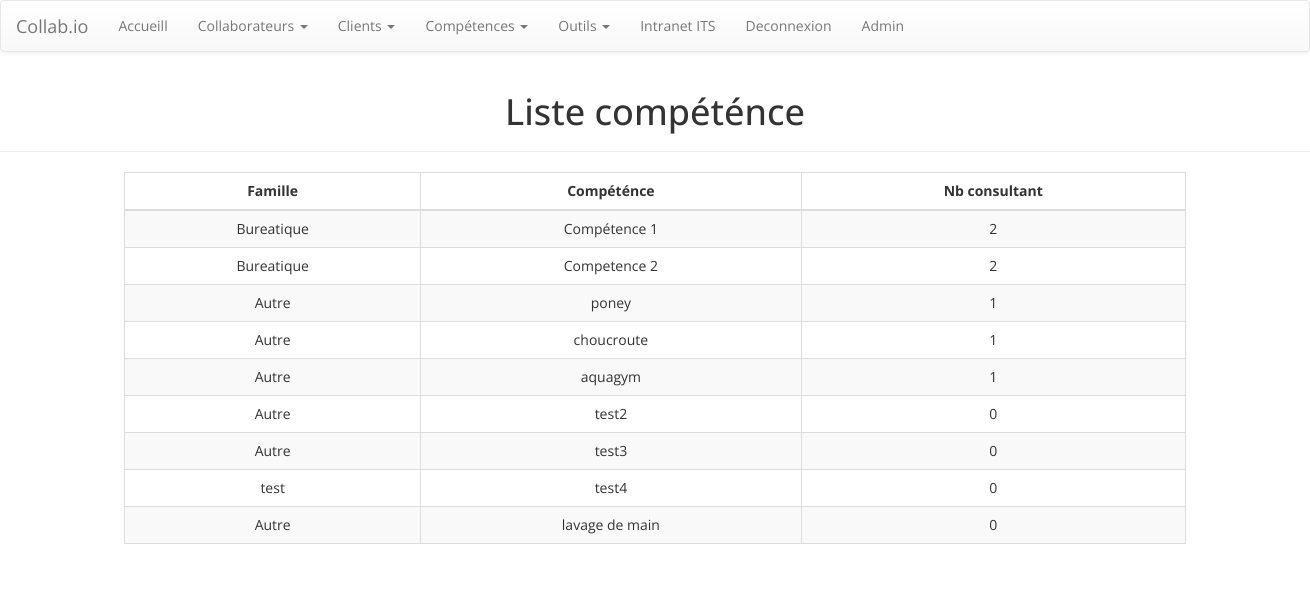
The page /competence/ (signed in) on the database as committed earlier.
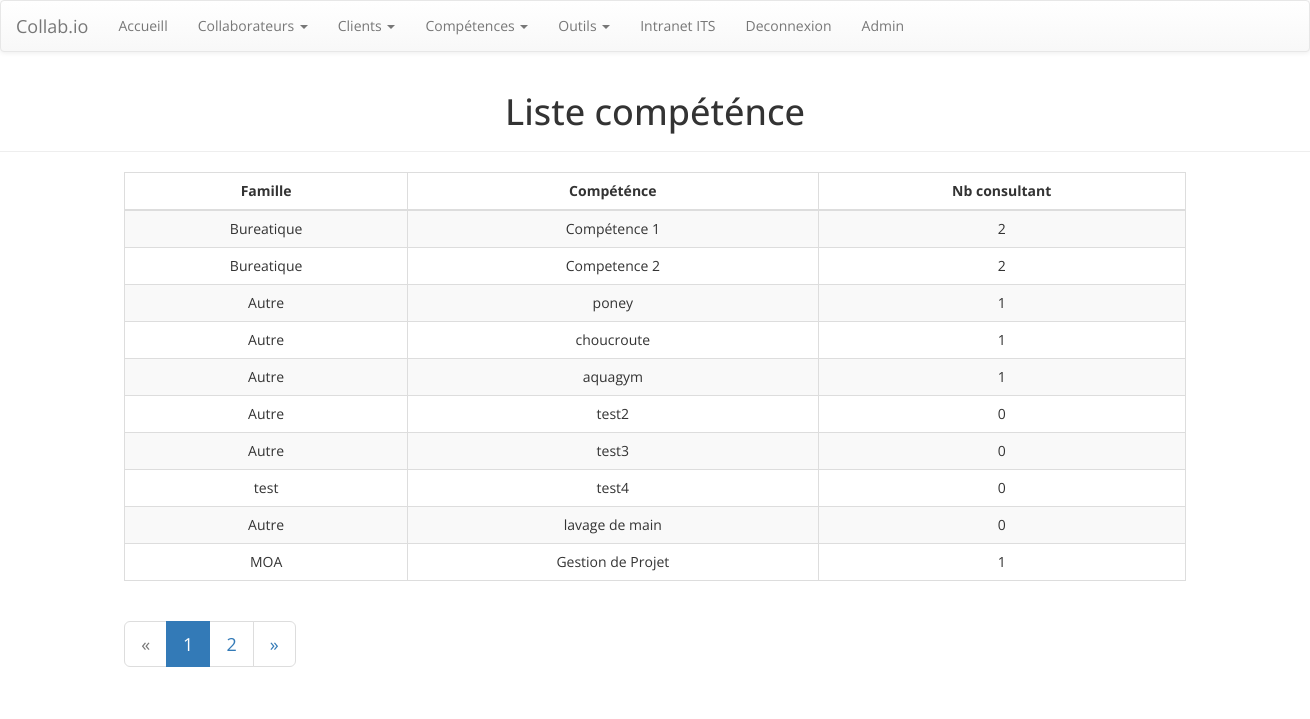
The same page on the database as committed later.
### collab/models.py (models this page shows, shortened)
class competences(models.Model):
    nomCompetence = models.CharField(max_length=250)
    famille = models.ForeignKey(familleCompetences, on_delete=models.CASCADE)

class familleCompetences(models.Model):
    nomFamilleCompetence = models.CharField(max_length=250)
    def __str__(self):
        return self.nomFamilleCompetence

### collab/views.py (the view)
# urls.py: path('competence/', views.liste_competence, name='liste_competence'),
def liste_competence(request):
    template = loader.get_template('collab/liste_competence2.html')
    compe_list= competences.objects.all()
    page = request.GET.get('page', 1)
    paginator = Paginator(compe_list, 10)
    try:
        compes= paginator.page(page)
    except PageNotAnInteger:
        compes = paginator.page(1)
    except EmptyPage:
        compes = paginator.page(paginator.num_pages)
    context={'compes':compes}
    return HttpResponse(template.render(context, request))

### collab/templatetags/collab_extras.py (called while the page is built)
@register.filter(name='nb_consultant_compe')
def nb_consultant_compe(id_compe):
    nb = collaborateurs.objects.filter(listeCompetencesCles=id_compe).count()
    return nb

### collab/templates/collab/liste_competence2.html
{% extends 'collab/base.html' %}
{% block content %}
{% load collab_extras %}
    <div class="page-header">
        <h1 class="text-center">Liste compéténce</h1></div>
    <div class="container" id="container">
        <div class="row">
            <div class="col-lg-10 col-lg-offset-1 col-md-10 col-md-offset-1 col-sm-10 col-sm-offset-1 col-xs-12">
                <div class="table-responsive" id="liste-consultant">
                    <table class="table table-striped table-bordered table-hover">
                        <thead>
                            <tr class="text-center">
                                <th class="text-center">Famille </th>
                                <th class="text-center">Compéténce </th>
                                <th class="text-center">Nb consultant</th>
                            </tr>
                        </thead>
                        <tbody>
                            {% for compe in compes %}
                            {% with truc=compe.pk %}
                            <tr>
                                <td>{{compe.famille}} </td>
                                <td>{{compe.nomCompetence}} </td>
                                <td>{{truc|nb_consultant_compe}} </td>
                            </tr>
                            {% endwith %}
                            {% endfor %}
                        </tbody>
                    </table>
                </div>
            </div>
        </div>
        {% if compes.has_other_pages %}
        <div class="row">
            <div class="col-lg-offset-1 col-md-12 col-md-offset-1">
                <nav>
                    <ul class="pagination pagination-lg">
                        {% if compes.has_previous %}
                        <li><a aria-label="Previous"><span aria-hidden="true">«</span></a></li>
                        {% else %}
                        <li class="disabled"><span>&laquo;</span></li>
                        {% endif %}
                        {% for i in compes.paginator.page_range %}
                            {% if compes.number == i %}
                                <li class="active"><span>{{ i }} <span class="sr-only">(current)</span></span></li>
                            {% else %}
                                <li><a href="?page={{ i }}">{{ i }}</a></li>
                            {% endif %}
                        {% endfor %}
                        {% if compes.has_next %}
                            <li><a aria-label="Next"><span aria-hidden="true">»</span></a></li>
                        {% else %}
                            <li class="disabled"><span>&raquo;</span></li>
                        {% endif %}
                    </ul>
                </nav>
            </div>
        </div>
        {% endif %}
    </div>
{% endblock %}

Rows that differ between the two databases and show on the page:
added competences: famille "MOA", nomCompetence "Gestion de Projet", pk|nb_consultant_compe "1"
Other text that changed with them:
new list line: "1"
new list line: "2"
